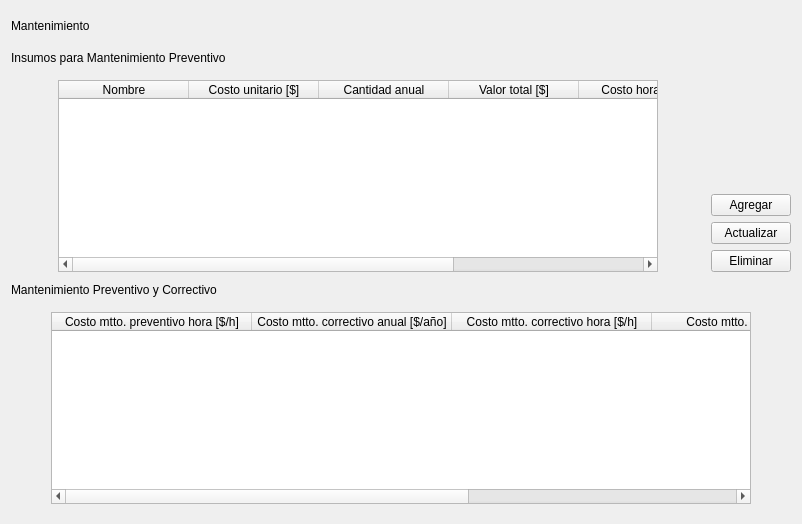
      <widget class="QWidget" name="page_7">
       <layout class="QVBoxLayout" name="verticalLayout_33">
        <item>
         <widget class="QLabel" name="label_12">
          <property name="minimumSize">
           <size>
            <width>0</width>
            <height>30</height>
           </size>
          </property>
          <property name="text">
           <string>Mantenimiento</string>
          </property>
         </widget>
        </item>
        <item>
         <spacer name="verticalSpacer_28">
          <property name="orientation">
           <enum>Qt::Vertical</enum>
          </property>
          <property name="sizeHint" stdset="0">
           <size>
            <width>20</width>
            <height>4</height>
           </size>
          </property>
         </spacer>
        </item>
        <item>
         <widget class="QLabel" name="label_14">
          <property name="text">
           <string>Insumos para Mantenimiento Preventivo</string>
          </property>
         </widget>
        </item>
        <item>
         <spacer name="verticalSpacer_29">
          <property name="orientation">
           <enum>Qt::Vertical</enum>
          </property>
          <property name="sizeHint" stdset="0">
           <size>
            <width>20</width>
            <height>9</height>
           </size>
          </property>
         </spacer>
        </item>
        <item>
         <layout class="QHBoxLayout" name="horizontalLayout_11">
          <item>
           <spacer name="horizontalSpacer_76">
            <property name="orientation">
             <enum>Qt::Horizontal</enum>
            </property>
            <property name="sizeHint" stdset="0">
             <size>
              <width>40</width>
              <height>20</height>
             </size>
            </property>
           </spacer>
          </item>
          <item>
           <widget class="QTableWidget" name="tableWidget_7">
            <property name="minimumSize">
             <size>
              <width>600</width>
              <height>150</height>
             </size>
            </property>
            <property name="editTriggers">
             <set>QAbstractItemView::NoEditTriggers</set>
            </property>
            <attribute name="horizontalHeaderDefaultSectionSize">
             <number>130</number>
            </attribute>
            <attribute name="verticalHeaderVisible">
             <bool>false</bool>
            </attribute>
            <column>
             <property name="text">
              <string>Nombre</string>
             </property>
            </column>
            <column>
             <property name="text">
              <string>Costo unitario [$]</string>
             </property>
            </column>
            <column>
             <property name="text">
              <string>Cantidad anual</string>
             </property>
            </column>
            <column>
             <property name="text">
              <string>Valor total [$]</string>
             </property>
            </column>
            <column>
             <property name="text">
              <string>Costo hora [$/h]</string>
             </property>
            </column>
            <column>
             <property name="text">
              <string>Máquina</string>
             </property>
            </column>
           </widget>
          </item>
          <item>
           <spacer name="horizontalSpacer_77">
            <property name="orientation">
             <enum>Qt::Horizontal</enum>
            </property>
            <property name="sizeHint" stdset="0">
             <size>
              <width>40</width>
              <height>20</height>
             </size>
            </property>
           </spacer>
          </item>
          <item>
           <layout class="QVBoxLayout" name="verticalLayout_9">
            <item>
             <spacer name="verticalSpacer_27">
              <property name="orientation">
               <enum>Qt::Vertical</enum>
              </property>
              <property name="sizeHint" stdset="0">
               <size>
                <width>20</width>
                <height>40</height>
               </size>
              </property>
             </spacer>
            </item>
            <item>
             <layout class="QVBoxLayout" name="verticalLayout_8">
              <item>
               <widget class="QPushButton" name="pushButton_15">
                <property name="text">
                 <string>Agregar</string>
                </property>
               </widget>
              </item>
              <item>
               <widget class="QPushButton" name="pushButton_14">
                <property name="text">
                 <string>Actualizar</string>
                </property>
                <property name="checkable">
                 <bool>false</bool>
                </property>
               </widget>
              </item>
              <item>
               <widget class="QPushButton" name="pushButton_13">
                <property name="text">
                 <string>Eliminar</string>
                </property>
               </widget>
              </item>
             </layout>
            </item>
           </layout>
          </item>
         </layout>
        </item>
        <item>
         <spacer name="verticalSpacer_30">
          <property name="orientation">
           <enum>Qt::Vertical</enum>
          </property>
          <property name="sizeHint" stdset="0">
           <size>
            <width>20</width>
            <height>5</height>
           </size>
          </property>
         </spacer>
        </item>
        <item>
         <widget class="QLabel" name="label_15">
          <property name="text">
           <string>Mantenimiento Preventivo y Correctivo</string>
          </property>
         </widget>
        </item>
        <item>
         <spacer name="verticalSpacer_31">
          <property name="orientation">
           <enum>Qt::Vertical</enum>
          </property>
          <property name="sizeHint" stdset="0">
           <size>
            <width>20</width>
            <height>9</height>
           </size>
          </property>
         </spacer>
        </item>
        <item>
         <layout class="QHBoxLayout" name="horizontalLayout_54">
          <item>
           <spacer name="horizontalSpacer_102">
            <property name="orientation">
             <enum>Qt::Horizontal</enum>
            </property>
            <property name="sizeType">
             <enum>QSizePolicy::Maximum</enum>
            </property>
            <property name="sizeHint" stdset="0">
             <size>
              <width>40</width>
              <height>20</height>
             </size>
            </property>
           </spacer>
          </item>
          <item>
           <widget class="QTableWidget" name="tableWidget_8">
            <property name="minimumSize">
             <size>
              <width>700</width>
              <height>150</height>
             </size>
            </property>
            <property name="editTriggers">
             <set>QAbstractItemView::NoEditTriggers</set>
            </property>
            <attribute name="horizontalHeaderDefaultSectionSize">
             <number>200</number>
            </attribute>
            <attribute name="verticalHeaderVisible">
             <bool>false</bool>
            </attribute>
            <column>
             <property name="text">
              <string>Costo mtto. preventivo hora [$/h]</string>
             </property>
            </column>
            <column>
             <property name="text">
              <string>Costo mtto. correctivo anual [$/año]</string>
             </property>
            </column>
            <column>
             <property name="text">
              <string>Costo mtto. correctivo hora [$/h]</string>
             </property>
            </column>
            <column>
             <property name="text">
              <string>Costo mtto. total hora [$]</string>
             </property>
            </column>
            <column>
             <property name="text">
              <string>Máquina</string>
             </property>
            </column>
           </widget>
          </item>
          <item>
           <spacer name="horizontalSpacer_101">
            <property name="orientation">
             <enum>Qt::Horizontal</enum>
            </property>
            <property name="sizeType">
             <enum>QSizePolicy::Maximum</enum>
            </property>
            <property name="sizeHint" stdset="0">
             <size>
              <width>40</width>
              <height>20</height>
             </size>
            </property>
           </spacer>
          </item>
         </layout>
        </item>
        <item>
         <spacer name="verticalSpacer_32">
          <property name="orientation">
           <enum>Qt::Vertical</enum>
          </property>
          <property name="sizeHint" stdset="0">
           <size>
            <width>20</width>
            <height>9</height>
           </size>
          </property>
         </spacer>
        </item>
       </layout>
      </widget>
